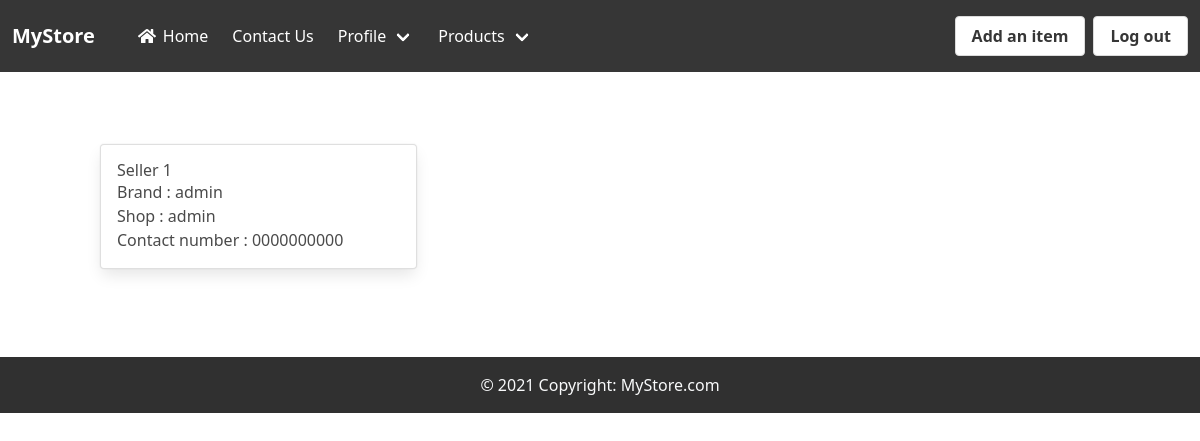
The page /seller/seller_profile/ (signed in) on the database as committed earlier.
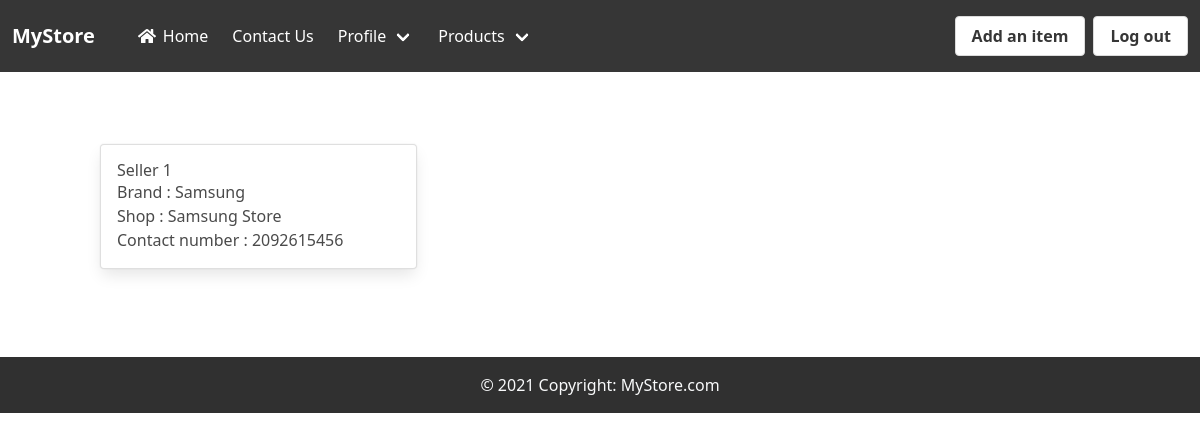
The same page on the database as committed later.
### seller/models.py (models this page shows, shortened)
class Seller(models.Model):
    is_verified = models.BooleanField(default=False)
    user = models.ForeignKey(User, on_delete=models.CASCADE)
    brand = models.CharField(max_length=200)
    shop = models.CharField(max_length=200)
    contact_number = models.CharField(max_length=10)

### seller/views.py (the view)
# urls.py: path('seller_profile/', views.seller_profile, name="seller-profile"),
@login_required
def seller_profile(request):
    user = request.user
    sellers = Seller.objects.filter(user=user)
    return render(request, 'seller/seller_profile.html', {'sellers': sellers})

### seller/templates/seller/seller_profile.html (shortened to what this page needs)
{% extends 'seller/core/base.html' %}
{% load static %}
{% block content %}
{% if sellers %}
<div class="container my-5">
    <div class="row">
        <div class="col-sm-8">
            <div class="row">
                {% for ad in sellers %}
                <div class="col-sm-6">
                    <div class="card mb-3">
                        <div class="card-body">
                            <h3>Seller {{forloop.counter}}</h3>
                            <p>Brand : {{ad.brand}}</p>
                            <p>Shop : {{ad.shop}}</p>
                            <p>Contact number : {{ad.contact_number}}</p>
                        </div>
                    </div>
                </div>
                {% endfor %}
            </div>
        </div>
    </div>
</div>
{% endif %}
{% endblock %}

Rows that differ between the two databases and show on the page:
changed Seller: brand "admin" → "Samsung"; shop "admin" → "Samsung Store"; contact_number "0000000000" → "2092615456"
